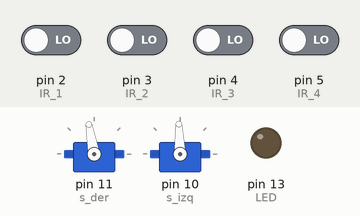
Simulated run of this sketch. Board: Arduino Uno, built with avr-gcc and run on an emulated ATmega328P. Shown: 2 × servo, output pins drawn as LEDs (lit = HIGH). The test bench sets the inputs (shaded band); at power-on: pin 2 (IR_1), pin 3 (IR_2), pin 4 (IR_3), pin 5 (IR_4) LOW.

Above: at 1.2 s.
1.3 s: pin 2 (IR_1) driven HIGH and pin 3 (IR_2) driven HIGH
At 1.7 s:
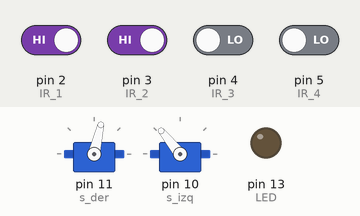
2.8 s: pin 4 (IR_3) driven HIGH
At 4.0 s:
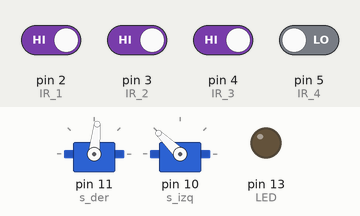
4.3 s: pin 5 (IR_4) driven HIGH
At 5.2 s:
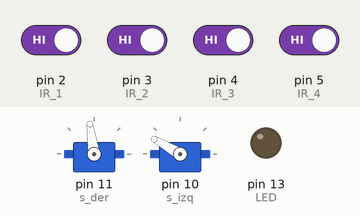
5.8 s: pin 2 (IR_1) driven LOW
At 6.3 s:
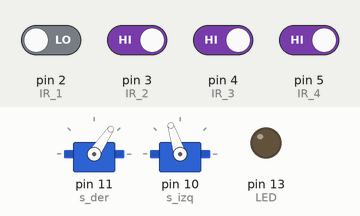
7.3 s: pin 3 (IR_2) driven LOW
At 8.5 s:
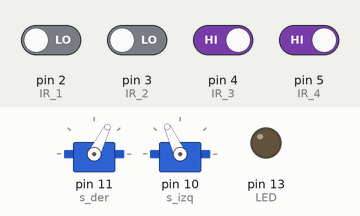
8.8 s: pin 3 (IR_2) driven HIGH
At 9.8 s:
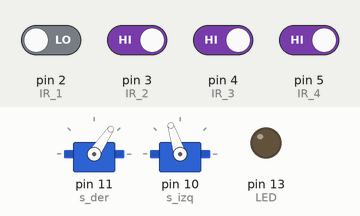
Timing chart, 0 to 11.3 s (numbered marks = the images above; inputs shaded):
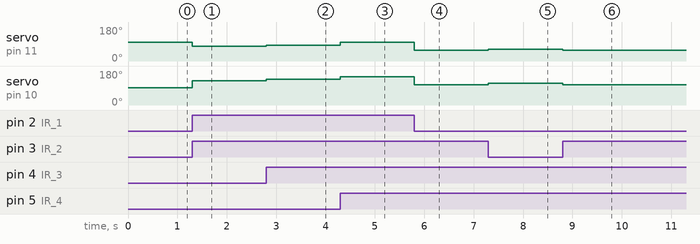

The sketch:

SigueLineas.ino
```cpp
#include "Servo.h"

#define LED 13
#define IR_1 2
#define IR_2 3
#define IR_3 4
#define IR_4 5

#define Kp 7
#define VEL_BASE 30

Servo s_der;
Servo s_izq;

void motor_der(int pot){
 int p=-pot;
  if((p+100)>180){
   s_der.write(180);
  }else{
   s_der.write(p+100);
  }
}

void motor_izq(int pot){
 int p=pot;
  if((p+92)>180){
   s_izq.write(180);
  }else{
   s_izq.write(p+92);
  }
}

boolean ir1,ir2,ir3,ir4;
int linea=0;

void setup(){
  pinMode(LED,OUTPUT);
  pinMode(IR_1,INPUT);
  pinMode(IR_2,INPUT);
  pinMode(IR_3,INPUT);
  pinMode(IR_4,INPUT);

  s_der.attach(11);
  s_izq.attach(10);

}

void loop(){
  ir1=digitalRead(IR_1);
  ir2=digitalRead(IR_2);
  ir3=digitalRead(IR_3);
  ir4=digitalRead(IR_4);

  if(ir1==HIGH && ir2==LOW && ir3==LOW && ir4==HIGH){
    linea=0;
  }else if(ir1==HIGH && ir2==LOW && ir3==HIGH && ir4==HIGH){
    linea=0.5;
  }else if(ir1==LOW && ir2==LOW && ir3==HIGH && ir4==HIGH){
    linea=1.5;
  }else if(ir1==LOW && ir2==HIGH && ir3==HIGH && ir4==HIGH){
    linea=2.5;
  }else if(ir1==HIGH && ir2==HIGH && ir3==LOW && ir4==HIGH){
    linea=-0.5;
  }else if(ir1==HIGH && ir2==HIGH && ir3==LOW && ir4==LOW){
    linea=-1.5;
  }else if(ir1==HIGH && ir2==HIGH && ir3==HIGH && ir4==LOW){
    linea=-2.5;
  }else if(ir1==HIGH && ir2==HIGH && ir3==HIGH && ir4==HIGH){
    if(linea<0){
      linea=-4;
    }else{
      linea=4;
    }
  }else{linea=-100;}

  if(linea<-90){
    motor_der(0);
    motor_izq(0);
  }else{
    motor_der(VEL_BASE +Kp*linea);
    motor_izq(VEL_BASE -Kp*linea);
  }
  //motor_der(0);
  //motor_izq(0);
}
```

Measured:
- after the input at 1.3 s, servo on pin 11 (s_der): 100° → 77° at once; servo on pin 10 (s_izq): 92° → 129° at once
- after the input at 2.8 s, servo on pin 11 (s_der): 77° → 84° at once; servo on pin 10 (s_izq): 129° → 136° at once
- after the input at 4.3 s, servo on pin 11 (s_der): 84° → 98° at once; servo on pin 10 (s_izq): 136° → 150° at once
- after the input at 5.8 s, servo on pin 11 (s_der): 98° → 56° at once; servo on pin 10 (s_izq): 150° → 108° at once
- after the input at 7.3 s, servo on pin 11 (s_der): 56° → 63° at once; servo on pin 10 (s_izq): 108° → 115° at once
- after the input at 8.8 s, servo on pin 11 (s_der): 63° → 56° at once; servo on pin 10 (s_izq): 115° → 108° at once
